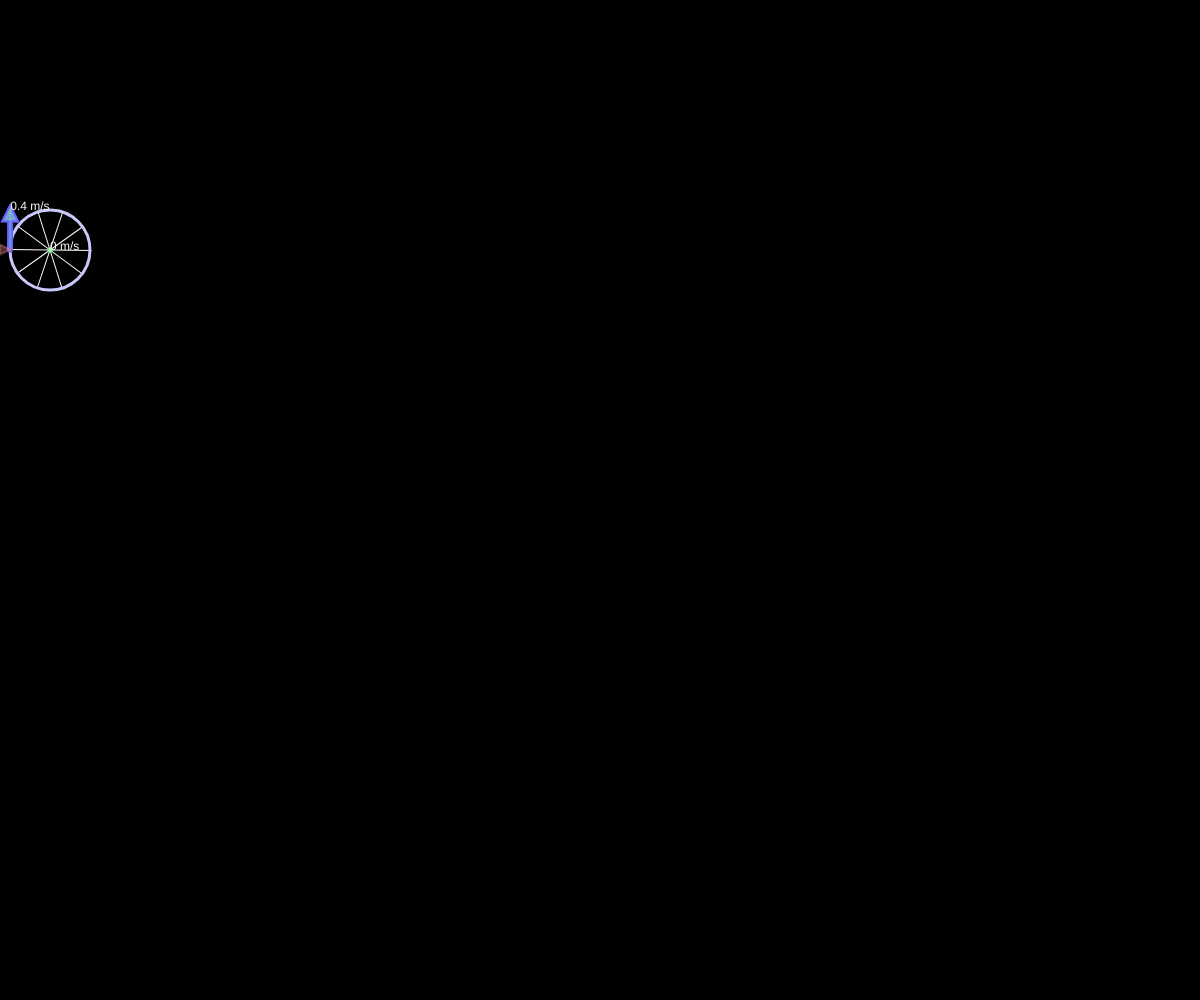
Frame 1 (no input)
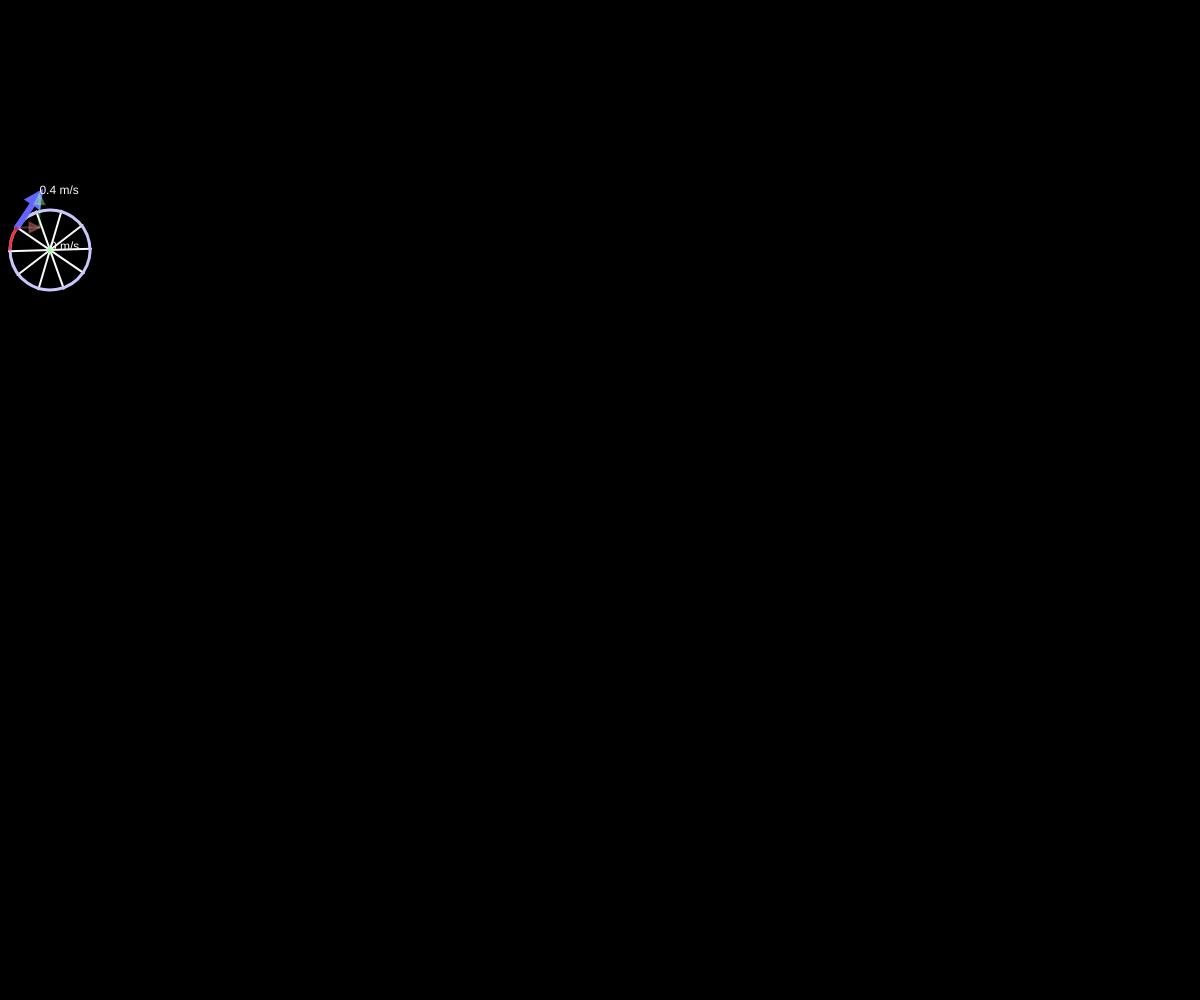
Frame 60 (no input)
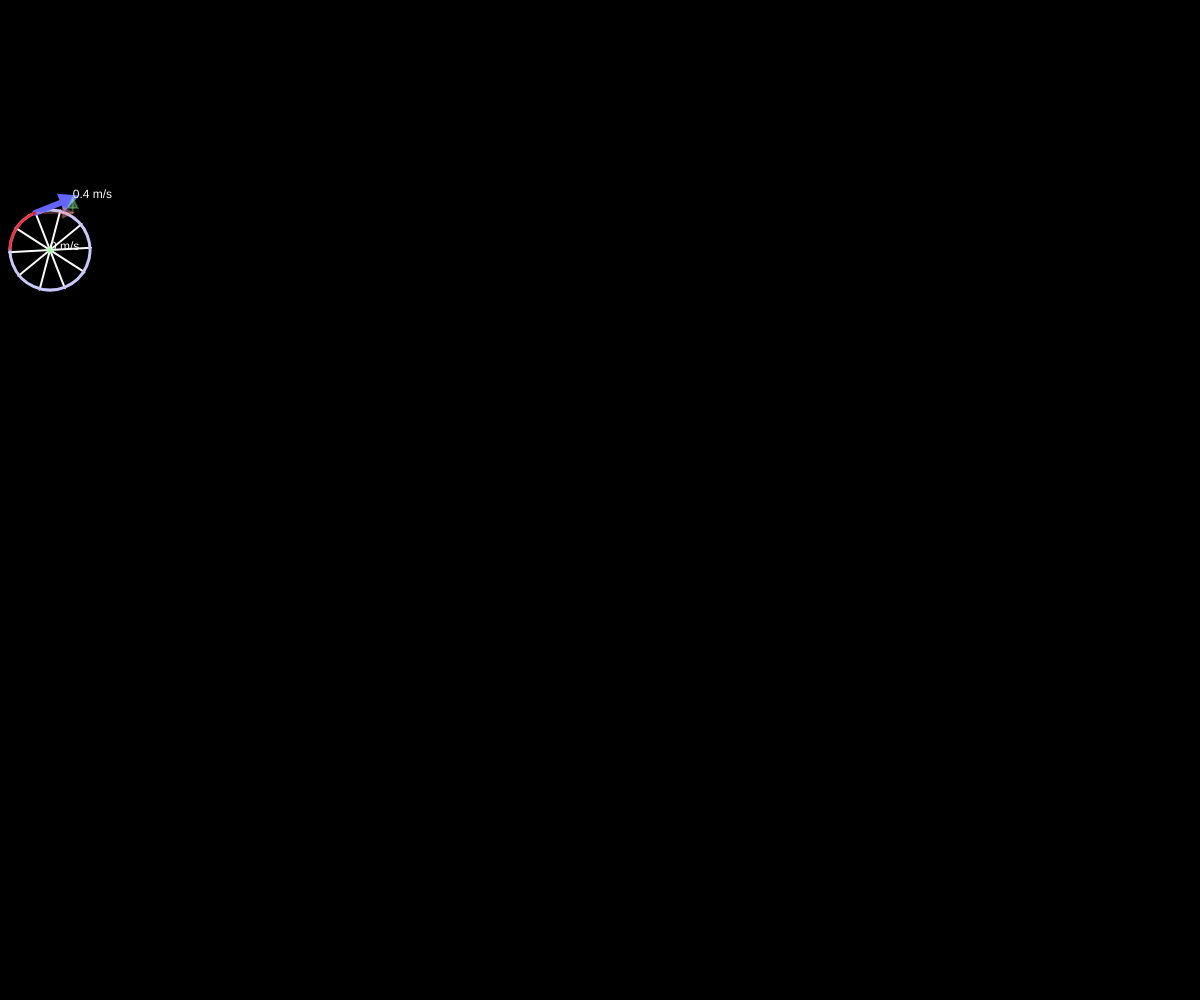
Frame 120 (the mouse pressed at the canvas centre since frame 60)

The p5.js sketch that drew these frames (run headless with seeded random() and noise() and a simulated clock; from frame 60 on, the mouse is pressed at the canvas centre):

// p5.js sketch
// ── sketch.js
var wheel;
var traceGraphic;
var isTranslating=false;
function setup() {
  
  createCanvas(windowWidth,windowHeight);
  wheel=new Wheel(50,250)
  traceGraphic=createGraphics(width,height)
  traceGraphic.pixelDensity(1);
  
}

function draw() {
  background(0);
  //traceGraphic.background(0,.6);
  wheel.update();
  wheel.display();
  if(isTranslating){
    fill(100,50)
    noStroke()
    rect(0,250+wheel.diam/2,width,height)
    
    stroke(100,50)
    for(var i=0;i*wheel.diam/2*PI/wheel.spokes<width;i++){
      line(i*wheel.diam/2*PI/wheel.spokes,250+wheel.diam/2+wheel.extentions/2,i*wheel.diam/2*PI/wheel.spokes,250+wheel.diam/2+wheel.extentions)
    }
  }
  
  
  
  image(traceGraphic,0,0)
}
function keyPressed(){
  
  isTranslating=!isTranslating;
  traceGraphic.clear();
  
}
function Wheel(_x,_y){
  this.pPos=createVector(_x,_y);;
  this.pos=createVector(_x,_y);
  this.diam=80;
  this.extentions=1
  this.spokes=5;
  this.rotation=0;
  // this.speed=createVector(1,0);
  this.rotationalSpeed=.01;
  this.pTracerPos=createVector(this.pos.x-this.diam/2,this.pos.y);
  this.tracerPos=createVector(this.pos.x-this.diam/2,this.pos.y);
  this.tracerVel=createVector(0,0);
  this.vel;
  this.update=function(){
    //this.pos.x+=this.speed.x;
    this.spinUpdate();
    this.pPos=createVector(this.pos.x,this.pos.y);
    if(isTranslating){
      this.pos.x+=this.rotationalSpeed*this.diam/2;
    }
    this.vel=createVector(this.pos.x-this.pPos.x,this.pos.y-this.pPos.y)
    
    this.pTracerPos=this.tracerPos
    this.tracerPos=createVector(this.pos.x-cos(this.rotation)*this.diam/2,this.pos.y-sin(this.rotation)*this.diam/2);
    
    this.tracerVel=createVector(this.tracerPos.x-this.pTracerPos.x,this.tracerPos.y-this.pTracerPos.y);
    
    
    if(this.pos.x>width){
      traceGraphic.clear();
      this.pos.x=0;
    }
    //tracerPos=createVector(this.pos.x,this.pos.y);
    //console.log(this.tracerPos.x+ " , "+ this.tracerPos.y)
  }
  this.spinUpdate=function(){
    
    this.rotation+=this.rotationalSpeed;
    //this.rotation+=this.speed.mag()/(this.diam/2)//*(PI*this.diam);
  }
  this.display=function(){
    
    push()
    traceGraphic.push();
    noFill()
    stroke(250)
    translate(this.pos.x,this.pos.y)
    traceGraphic.translate(this.pos.x,this.pos.y)
    rotate(this.rotation)
    traceGraphic.rotate(this.rotation)
    traceGraphic.strokeWeight(3);
    traceGraphic.stroke(255,0,0,50);
    traceGraphic.point(this.diam/(-2),0)
    //traceGraphic.ellipse(this.diam/(-2),0,5,5)
    push()
    
    for(var i=0;i<this.spokes;i++){
      line(this.diam/-2-this.extentions,0,this.diam/2+this.extentions,0)
      rotate(PI/this.spokes)
    }
    pop()
    strokeWeight(3)
    stroke(200,200,250)
    ellipse(0,0,this.diam,this.diam)
    pop()
    //traceGraphic.point(0,0)
    traceGraphic.pop()
    traceGraphic.strokeWeight(2);
    traceGraphic.stroke(0,0,255)
    //traceGraphic.point(this.tracerPos.x,this.tracerPos.y)
    traceGraphic.stroke(0,255,0)
    
    
    strokeWeight(6);
    stroke(100,255,100,80)
    fill(100,255,100,80)
    
    
    
    arrow(this.pos.x,this.pos.y,
    this.pos.x+this.vel.x*100,
    this.pos.y+this.vel.y*100)
    
    noStroke()
    fill(250)
     text(round(this.vel.mag()*10)/10+" m/s",
     this.pos.x+this.vel.x*100,
    this.pos.y+this.vel.y*100)
    // arrow(this.pos.x,this.pos.y,
    // this.pos.x+this.vel.x*100,
    // this.pos.y+this.vel.y*100)
    
    stroke(100,100,255)
    fill(100,100,255)
    
    // line(this.tracerPos.x,this.tracerPos.y,
    // this.tracerPos.x+this.tracerPVel.x*100,
    // this.tracerPos.y+this.tracerPVel.y*100)
    // line(this.tracerPos.x,this.tracerPos.y,
    // this.tracerPos.x+this.tracerPVel.x*100,
    // this.tracerPos.y)
    
    
    arrow(this.tracerPos.x,this.tracerPos.y,
    this.tracerPos.x+this.tracerVel.x*100,
    this.tracerPos.y+this.tracerVel.y*100)
    noStroke();
    fill(250)
    text(round(this.tracerVel.mag()*10)/10+" m/s",this.tracerPos.x+this.tracerVel.x*100,
    this.tracerPos.y+this.tracerVel.y*100)
    
    strokeWeight(2)
    stroke(255,150,150,80)
    fill(255,150,150,80)
    arrow(this.tracerPos.x,this.tracerPos.y,
    this.tracerPos.x+this.tracerVel.x*100,
    this.tracerPos.y)
    
    // stroke(0,255,0,50)
    // arrow(this.tracerPos.x,this.tracerPos.y,
    // this.tracerPos.x,
    // this.tracerPos.y+this.tracerPVel.y*100)
    
    stroke(150,255,150,80)
    fill(150,255,150,80)
    arrow(this.tracerPos.x+this.tracerVel.x*100,this.tracerPos.y,
    this.tracerPos.x+this.tracerVel.x*100,
    this.tracerPos.y+this.tracerVel.y*100)
    
    
    
    
  }
}

function arrow(_x,_y,_x2,_y2,_graphics){
  if(_graphics){
    
    
  }else{
    
    line(_x,_y,_x2,_y2);
    var direction=createVector(_x-_x2,_y-_y2);
    direction.normalize();
    //if(dist(_x,_y,_x2,_y2)>5){
      triangle(_x2,_y2,
      _x2+direction.y*5+direction.x*10,_y2+direction.x*-5+direction.y*10,
      _x2+direction.y*-5+direction.x*10,_y2+direction.x*5+direction.y*10)
    //}
    
  }
  

}
